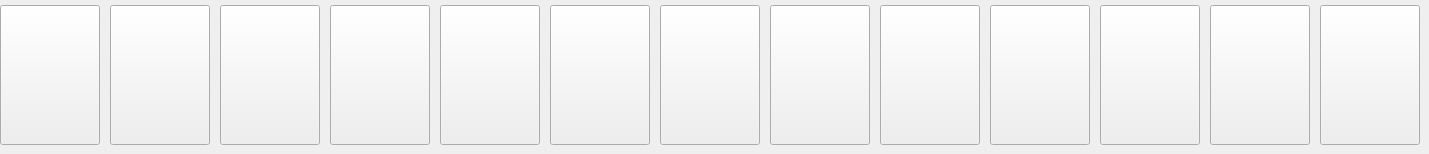
      <widget class="QWidget" name="page_4">
       <widget class="QPushButton" name="pushButton_14">
        <property name="geometry">
         <rect>
          <x>0</x>
          <y>5</y>
          <width>100</width>
          <height>140</height>
         </rect>
        </property>
        <property name="text">
         <string/>
        </property>
       </widget>
       <widget class="QPushButton" name="pushButton_15">
        <property name="geometry">
         <rect>
          <x>110</x>
          <y>5</y>
          <width>100</width>
          <height>140</height>
         </rect>
        </property>
        <property name="text">
         <string/>
        </property>
       </widget>
       <widget class="QPushButton" name="pushButton_16">
        <property name="geometry">
         <rect>
          <x>220</x>
          <y>5</y>
          <width>100</width>
          <height>140</height>
         </rect>
        </property>
        <property name="text">
         <string/>
        </property>
       </widget>
       <widget class="QPushButton" name="pushButton_17">
        <property name="geometry">
         <rect>
          <x>330</x>
          <y>5</y>
          <width>100</width>
          <height>140</height>
         </rect>
        </property>
        <property name="text">
         <string/>
        </property>
       </widget>
       <widget class="QPushButton" name="pushButton_18">
        <property name="geometry">
         <rect>
          <x>440</x>
          <y>5</y>
          <width>100</width>
          <height>140</height>
         </rect>
        </property>
        <property name="text">
         <string/>
        </property>
       </widget>
       <widget class="QPushButton" name="pushButton_19">
        <property name="geometry">
         <rect>
          <x>550</x>
          <y>5</y>
          <width>100</width>
          <height>140</height>
         </rect>
        </property>
        <property name="text">
         <string/>
        </property>
       </widget>
       <widget class="QPushButton" name="pushButton_20">
        <property name="geometry">
         <rect>
          <x>660</x>
          <y>5</y>
          <width>100</width>
          <height>140</height>
         </rect>
        </property>
        <property name="text">
         <string/>
        </property>
       </widget>
       <widget class="QPushButton" name="pushButton_21">
        <property name="geometry">
         <rect>
          <x>770</x>
          <y>5</y>
          <width>100</width>
          <height>140</height>
         </rect>
        </property>
        <property name="text">
         <string/>
        </property>
       </widget>
       <widget class="QPushButton" name="pushButton_22">
        <property name="geometry">
         <rect>
          <x>880</x>
          <y>5</y>
          <width>100</width>
          <height>140</height>
         </rect>
        </property>
        <property name="text">
         <string/>
        </property>
       </widget>
       <widget class="QPushButton" name="pushButton_23">
        <property name="geometry">
         <rect>
          <x>990</x>
          <y>5</y>
          <width>100</width>
          <height>140</height>
         </rect>
        </property>
        <property name="text">
         <string/>
        </property>
       </widget>
       <widget class="QPushButton" name="pushButton_24">
        <property name="geometry">
         <rect>
          <x>1100</x>
          <y>5</y>
          <width>100</width>
          <height>140</height>
         </rect>
        </property>
        <property name="text">
         <string/>
        </property>
       </widget>
       <widget class="QPushButton" name="pushButton_25">
        <property name="geometry">
         <rect>
          <x>1210</x>
          <y>5</y>
          <width>100</width>
          <height>140</height>
         </rect>
        </property>
        <property name="text">
         <string/>
        </property>
       </widget>
       <widget class="QPushButton" name="pushButton_26">
        <property name="geometry">
         <rect>
          <x>1320</x>
          <y>5</y>
          <width>100</width>
          <height>140</height>
         </rect>
        </property>
        <property name="text">
         <string/>
        </property>
       </widget>
      </widget>
